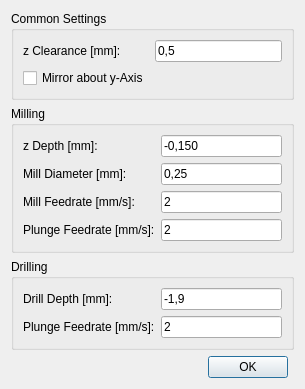
<?xml version="1.0" encoding="UTF-8"?>
<ui version="4.0">
 <class>GCodeSettings</class>
 <widget class="QDialog" name="GCodeSettings">
  <property name="geometry">
   <rect>
    <x>0</x>
    <y>0</y>
    <width>305</width>
    <height>354</height>
   </rect>
  </property>
  <property name="windowTitle">
   <string>G-Code Settings</string>
  </property>
  <layout class="QGridLayout" name="gridLayout_4">
   <item row="0" column="0" colspan="3">
    <widget class="QGroupBox" name="groupBox">
     <property name="title">
      <string>Common Settings</string>
     </property>
     <layout class="QGridLayout" name="gridLayout_2">
      <item row="2" column="0">
       <widget class="QLabel" name="label_5">
        <property name="text">
         <string>z Clearance [mm]:</string>
        </property>
       </widget>
      </item>
      <item row="2" column="1">
       <widget class="QLineEdit" name="lineEdit_zClearance">
        <property name="text">
         <string>0,5</string>
        </property>
       </widget>
      </item>
      <item row="3" column="0">
       <widget class="QCheckBox" name="checkBox_mirror">
        <property name="text">
         <string>Mirror about y-Axis</string>
        </property>
       </widget>
      </item>
     </layout>
    </widget>
   </item>
   <item row="1" column="0" colspan="3">
    <widget class="QGroupBox" name="groupBox_2">
     <property name="title">
      <string>Milling</string>
     </property>
     <layout class="QGridLayout" name="gridLayout">
      <item row="4" column="0">
       <widget class="QLabel" name="label_3">
        <property name="text">
         <string>Mill Feedrate [mm/s]:</string>
        </property>
       </widget>
      </item>
      <item row="4" column="1">
       <widget class="QLineEdit" name="lineEdit_millFeedrate">
        <property name="text">
         <string>2</string>
        </property>
       </widget>
      </item>
      <item row="5" column="0">
       <widget class="QLabel" name="label_4">
        <property name="text">
         <string>Plunge Feedrate [mm/s]:</string>
        </property>
       </widget>
      </item>
      <item row="5" column="1">
       <widget class="QLineEdit" name="lineEdit_millPlungeFeedrate">
        <property name="text">
         <string>2</string>
        </property>
       </widget>
      </item>
      <item row="3" column="1">
       <widget class="QLineEdit" name="lineEdit_millDiameter">
        <property name="text">
         <string>0,25</string>
        </property>
       </widget>
      </item>
      <item row="2" column="1">
       <widget class="QLineEdit" name="lineEdit_millZDepth">
        <property name="text">
         <string>-0,150</string>
        </property>
       </widget>
      </item>
      <item row="3" column="0">
       <widget class="QLabel" name="label">
        <property name="text">
         <string>Mill Diameter [mm]:</string>
        </property>
       </widget>
      </item>
      <item row="2" column="0">
       <widget class="QLabel" name="label_2">
        <property name="text">
         <string>z Depth [mm]:</string>
        </property>
       </widget>
      </item>
     </layout>
    </widget>
   </item>
   <item row="2" column="0" colspan="3">
    <widget class="QGroupBox" name="groupBox_3">
     <property name="title">
      <string>Drilling</string>
     </property>
     <layout class="QGridLayout" name="gridLayout_3">
      <item row="2" column="0">
       <widget class="QLabel" name="label_7">
        <property name="text">
         <string>Plunge Feedrate [mm/s]:</string>
        </property>
       </widget>
      </item>
      <item row="2" column="1">
       <widget class="QLineEdit" name="lineEdit_drillPlungeFeedrate">
        <property name="text">
         <string>2</string>
        </property>
       </widget>
      </item>
      <item row="1" column="1">
       <widget class="QLineEdit" name="lineEdit_drillDepth">
        <property name="text">
         <string>-1,9</string>
        </property>
       </widget>
      </item>
      <item row="1" column="0">
       <widget class="QLabel" name="label_8">
        <property name="text">
         <string>Drill Depth [mm]:</string>
        </property>
       </widget>
      </item>
     </layout>
    </widget>
   </item>
   <item row="3" column="0">
    <spacer name="horizontalSpacer">
     <property name="orientation">
      <enum>Qt::Horizontal</enum>
     </property>
     <property name="sizeHint" stdset="0">
      <size>
       <width>108</width>
       <height>20</height>
      </size>
     </property>
    </spacer>
   </item>
   <item row="3" column="1">
    <widget class="QPushButton" name="pushButton">
     <property name="text">
      <string>OK</string>
     </property>
    </widget>
   </item>
  </layout>
 </widget>
 <resources/>
 <connections/>
</ui>
